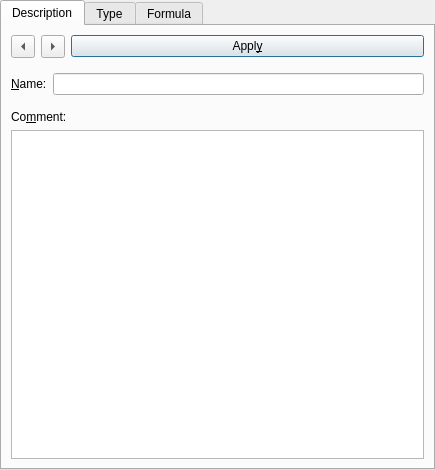
<?xml version="1.0" encoding="UTF-8"?>
<ui version="4.0">
 <class>ControlTabs</class>
 <widget class="QWidget" name="ControlTabs">
  <property name="geometry">
   <rect>
    <x>0</x>
    <y>0</y>
    <width>435</width>
    <height>470</height>
   </rect>
  </property>
  <property name="sizePolicy">
   <sizepolicy hsizetype="Minimum" vsizetype="MinimumExpanding">
    <horstretch>0</horstretch>
    <verstretch>0</verstretch>
   </sizepolicy>
  </property>
  <property name="minimumSize">
   <size>
    <width>260</width>
    <height>230</height>
   </size>
  </property>
  <property name="windowTitle">
   <string>Control Tabs</string>
  </property>
  <layout class="QHBoxLayout">
   <property name="leftMargin">
    <number>0</number>
   </property>
   <property name="topMargin">
    <number>0</number>
   </property>
   <property name="rightMargin">
    <number>0</number>
   </property>
   <property name="bottomMargin">
    <number>0</number>
   </property>
   <item>
    <widget class="QTabWidget" name="tab_widget">
     <property name="sizePolicy">
      <sizepolicy hsizetype="Minimum" vsizetype="Expanding">
       <horstretch>0</horstretch>
       <verstretch>0</verstretch>
      </sizepolicy>
     </property>
     <property name="minimumSize">
      <size>
       <width>260</width>
       <height>230</height>
      </size>
     </property>
     <property name="tabPosition">
      <enum>QTabWidget::North</enum>
     </property>
     <property name="currentIndex">
      <number>0</number>
     </property>
     <widget class="QWidget" name="description_tab">
      <attribute name="title">
       <string>Description</string>
      </attribute>
      <layout class="QVBoxLayout" name="verticalLayout">
       <item>
        <layout class="QHBoxLayout" name="horizontalLayout">
         <item>
          <widget class="QToolButton" name="previous_column_button">
           <property name="toolTip">
            <string>go to previous column</string>
           </property>
           <property name="text">
            <string>...</string>
           </property>
           <property name="arrowType">
            <enum>Qt::LeftArrow</enum>
           </property>
          </widget>
         </item>
         <item>
          <widget class="QToolButton" name="next_column_button">
           <property name="toolTip">
            <string>go to next column</string>
           </property>
           <property name="text">
            <string>...</string>
           </property>
           <property name="arrowType">
            <enum>Qt::RightArrow</enum>
           </property>
          </widget>
         </item>
         <item>
          <widget class="QPushButton" name="button_set_description">
           <property name="text">
            <string>Appl&amp;y</string>
           </property>
           <property name="default">
            <bool>true</bool>
           </property>
          </widget>
         </item>
        </layout>
       </item>
       <item>
        <widget class="QWidget" name="widget" native="true">
         <layout class="QHBoxLayout">
          <property name="leftMargin">
           <number>0</number>
          </property>
          <property name="rightMargin">
           <number>0</number>
          </property>
          <item>
           <widget class="QLabel" name="name_label">
            <property name="text">
             <string>&amp;Name:</string>
            </property>
            <property name="textFormat">
             <enum>Qt::PlainText</enum>
            </property>
            <property name="buddy">
             <cstring>name_edit</cstring>
            </property>
           </widget>
          </item>
          <item>
           <widget class="QLineEdit" name="name_edit"/>
          </item>
         </layout>
        </widget>
       </item>
       <item>
        <widget class="QLabel" name="comment_label">
         <property name="text">
          <string>Co&amp;mment:</string>
         </property>
         <property name="textFormat">
          <enum>Qt::PlainText</enum>
         </property>
         <property name="buddy">
          <cstring>comment_box</cstring>
         </property>
        </widget>
       </item>
       <item>
        <widget class="QTextEdit" name="comment_box">
         <property name="minimumSize">
          <size>
           <width>60</width>
           <height>10</height>
          </size>
         </property>
        </widget>
       </item>
      </layout>
     </widget>
     <widget class="QWidget" name="format_tab">
      <attribute name="title">
       <string>Type</string>
      </attribute>
      <layout class="QGridLayout">
       <item row="1" column="0" colspan="4">
        <widget class="QPushButton" name="button_set_type">
         <property name="sizePolicy">
          <sizepolicy hsizetype="Expanding" vsizetype="Fixed">
           <horstretch>0</horstretch>
           <verstretch>0</verstretch>
          </sizepolicy>
         </property>
         <property name="toolTip">
          <string>&lt;html&gt;&lt;head&gt;&lt;meta name=&quot;qrichtext&quot; content=&quot;1&quot; /&gt;&lt;style type=&quot;text/css&quot;&gt;
p, li { white-space: pre-wrap; }
&lt;/style&gt;&lt;/head&gt;&lt;body style=&quot; font-family:'Sans Serif'; font-size:9pt; font-weight:400; font-style:normal;&quot;&gt;
&lt;p style=&quot; margin-top:0px; margin-bottom:0px; margin-left:0px; margin-right:0px; -qt-block-indent:0; text-indent:0px;&quot;&gt;Apply new type and format to all selected columns&lt;/p&gt;&lt;/body&gt;&lt;/html&gt;</string>
         </property>
         <property name="text">
          <string>Appl&amp;y</string>
         </property>
         <property name="default">
          <bool>true</bool>
         </property>
        </widget>
       </item>
       <item row="2" column="0">
        <widget class="QLabel" name="type_label">
         <property name="text">
          <string>&amp;Type:</string>
         </property>
         <property name="buddy">
          <cstring>type_box</cstring>
         </property>
        </widget>
       </item>
       <item row="2" column="1" colspan="3">
        <widget class="QComboBox" name="type_box">
         <property name="sizePolicy">
          <sizepolicy hsizetype="Expanding" vsizetype="Fixed">
           <horstretch>0</horstretch>
           <verstretch>0</verstretch>
          </sizepolicy>
         </property>
         <property name="minimumSize">
          <size>
           <width>120</width>
           <height>0</height>
          </size>
         </property>
         <property name="toolTip">
          <string>&lt;html&gt;&lt;head&gt;&lt;meta name=&quot;qrichtext&quot; content=&quot;1&quot; /&gt;&lt;style type=&quot;text/css&quot;&gt;
p, li { white-space: pre-wrap; }
&lt;/style&gt;&lt;/head&gt;&lt;body style=&quot; font-family:'Sans Serif'; font-size:9pt; font-weight:400; font-style:normal;&quot;&gt;
&lt;p style=&quot; margin-top:0px; margin-bottom:0px; margin-left:0px; margin-right:0px; -qt-block-indent:0; text-indent:0px;&quot;&gt;Select the column type&lt;/p&gt;&lt;/body&gt;&lt;/html&gt;</string>
         </property>
        </widget>
       </item>
       <item row="3" column="0">
        <widget class="QLabel" name="format_label">
         <property name="text">
          <string>For&amp;mat:</string>
         </property>
         <property name="buddy">
          <cstring>format_box</cstring>
         </property>
        </widget>
       </item>
       <item row="3" column="1" colspan="3">
        <widget class="QComboBox" name="format_box">
         <property name="sizePolicy">
          <sizepolicy hsizetype="Expanding" vsizetype="Fixed">
           <horstretch>0</horstretch>
           <verstretch>0</verstretch>
          </sizepolicy>
         </property>
         <property name="minimumSize">
          <size>
           <width>120</width>
           <height>0</height>
          </size>
         </property>
         <property name="toolTip">
          <string>&lt;html&gt;&lt;head&gt;&lt;meta name=&quot;qrichtext&quot; content=&quot;1&quot; /&gt;&lt;style type=&quot;text/css&quot;&gt;
p, li { white-space: pre-wrap; }
&lt;/style&gt;&lt;/head&gt;&lt;body style=&quot; font-family:'Sans Serif'; font-size:9pt; font-weight:400; font-style:normal;&quot;&gt;
&lt;p style=&quot; margin-top:0px; margin-bottom:0px; margin-left:0px; margin-right:0px; -qt-block-indent:0; text-indent:0px;&quot;&gt;Choose the display format&lt;/p&gt;&lt;/body&gt;&lt;/html&gt;</string>
         </property>
        </widget>
       </item>
       <item row="4" column="0">
        <widget class="QLabel" name="format_label2">
         <property name="text">
          <string>Format:</string>
         </property>
        </widget>
       </item>
       <item row="4" column="1" colspan="3">
        <widget class="QLineEdit" name="formatLineEdit"/>
       </item>
       <item row="5" column="0">
        <widget class="QLabel" name="digits_label">
         <property name="text">
          <string>&amp;Decimal Digits:</string>
         </property>
         <property name="buddy">
          <cstring>digits_box</cstring>
         </property>
        </widget>
       </item>
       <item row="5" column="1" colspan="3">
        <widget class="QSpinBox" name="digits_box">
         <property name="toolTip">
          <string>&lt;html&gt;&lt;head&gt;&lt;meta name=&quot;qrichtext&quot; content=&quot;1&quot; /&gt;&lt;style type=&quot;text/css&quot;&gt;
p, li { white-space: pre-wrap; }
&lt;/style&gt;&lt;/head&gt;&lt;body style=&quot; font-family:'Sans Serif'; font-size:9pt; font-weight:400; font-style:normal;&quot;&gt;
&lt;p style=&quot; margin-top:0px; margin-bottom:0px; margin-left:0px; margin-right:0px; -qt-block-indent:0; text-indent:0px;&quot;&gt;Enter the number of displayed decimal digits&lt;/p&gt;&lt;/body&gt;&lt;/html&gt;</string>
         </property>
         <property name="maximum">
          <number>16</number>
         </property>
         <property name="value">
          <number>6</number>
         </property>
        </widget>
       </item>
       <item row="6" column="0">
        <widget class="QLabel" name="date_time_interval_label">
         <property name="text">
          <string>Numbers are</string>
         </property>
        </widget>
       </item>
       <item row="6" column="1">
        <widget class="QComboBox" name="date_time_interval"/>
       </item>
       <item row="6" column="2">
        <widget class="QLabel" name="date_time_0_label">
         <property name="text">
          <string>since</string>
         </property>
        </widget>
       </item>
       <item row="6" column="3">
        <widget class="QDateTimeEdit" name="date_time_0"/>
       </item>
       <item row="7" column="0" colspan="4">
        <widget class="QTextEdit" name="type_info">
         <property name="sizePolicy">
          <sizepolicy hsizetype="Expanding" vsizetype="Expanding">
           <horstretch>0</horstretch>
           <verstretch>0</verstretch>
          </sizepolicy>
         </property>
         <property name="minimumSize">
          <size>
           <width>60</width>
           <height>10</height>
          </size>
         </property>
         <property name="toolTip">
          <string>&lt;html&gt;&lt;head&gt;&lt;meta name=&quot;qrichtext&quot; content=&quot;1&quot; /&gt;&lt;style type=&quot;text/css&quot;&gt;
p, li { white-space: pre-wrap; }
&lt;/style&gt;&lt;/head&gt;&lt;body style=&quot; font-family:'Sans Serif'; font-size:9pt; font-weight:400; font-style:normal;&quot;&gt;
&lt;p style=&quot; margin-top:0px; margin-bottom:0px; margin-left:0px; margin-right:0px; -qt-block-indent:0; text-indent:0px;&quot;&gt;Information about the selected type and format&lt;/p&gt;&lt;/body&gt;&lt;/html&gt;</string>
         </property>
         <property name="undoRedoEnabled">
          <bool>false</bool>
         </property>
         <property name="readOnly">
          <bool>true</bool>
         </property>
        </widget>
       </item>
      </layout>
     </widget>
     <widget class="QWidget" name="formula_tab">
      <attribute name="title">
       <string>Formula</string>
      </attribute>
      <layout class="QGridLayout">
       <item row="0" column="0">
        <widget class="QLabel" name="formula_label">
         <property name="text">
          <string>For&amp;mula:</string>
         </property>
         <property name="buddy">
          <cstring>formula_box</cstring>
         </property>
        </widget>
       </item>
       <item row="0" column="1" colspan="2">
        <widget class="QPushButton" name="set_formula_button">
         <property name="toolTip">
          <string>&lt;html&gt;&lt;head&gt;&lt;meta name=&quot;qrichtext&quot; content=&quot;1&quot; /&gt;&lt;style type=&quot;text/css&quot;&gt;
p, li { white-space: pre-wrap; }
&lt;/style&gt;&lt;/head&gt;&lt;body style=&quot; font-family:'Sans Serif'; font-size:9pt; font-weight:400; font-style:normal;&quot;&gt;
&lt;p style=&quot; margin-top:0px; margin-bottom:0px; margin-left:0px; margin-right:0px; -qt-block-indent:0; text-indent:0px;&quot;&gt;Apply the formula to all selected cells&lt;/p&gt;&lt;/body&gt;&lt;/html&gt;</string>
         </property>
         <property name="text">
          <string>Appl&amp;y</string>
         </property>
         <property name="default">
          <bool>true</bool>
         </property>
        </widget>
       </item>
       <item row="1" column="0" colspan="3">
        <widget class="QTextEdit" name="formula_box">
         <property name="minimumSize">
          <size>
           <width>60</width>
           <height>10</height>
          </size>
         </property>
         <property name="acceptRichText">
          <bool>false</bool>
         </property>
        </widget>
       </item>
       <item row="2" column="0" colspan="2">
        <widget class="QComboBox" name="add_reference_combobox">
         <property name="minimumSize">
          <size>
           <width>120</width>
           <height>0</height>
          </size>
         </property>
         <property name="toolTip">
          <string>&lt;html&gt;&lt;head&gt;&lt;meta name=&quot;qrichtext&quot; content=&quot;1&quot; /&gt;&lt;style type=&quot;text/css&quot;&gt;
p, li { white-space: pre-wrap; }
&lt;/style&gt;&lt;/head&gt;&lt;body style=&quot; font-family:'Sans Serif'; font-size:9pt; font-weight:400; font-style:normal;&quot;&gt;
&lt;p style=&quot; margin-top:0px; margin-bottom:0px; margin-left:0px; margin-right:0px; -qt-block-indent:0; text-indent:0px;&quot;&gt;Select a column reference to insert into the formula&lt;/p&gt;&lt;/body&gt;&lt;/html&gt;</string>
         </property>
        </widget>
       </item>
       <item row="2" column="2">
        <widget class="QPushButton" name="add_reference_button">
         <property name="toolTip">
          <string>&lt;html&gt;&lt;head&gt;&lt;meta name=&quot;qrichtext&quot; content=&quot;1&quot; /&gt;&lt;style type=&quot;text/css&quot;&gt;
p, li { white-space: pre-wrap; }
&lt;/style&gt;&lt;/head&gt;&lt;body style=&quot; font-family:'Sans Serif'; font-size:9pt; font-weight:400; font-style:normal;&quot;&gt;
&lt;p style=&quot; margin-top:0px; margin-bottom:0px; margin-left:0px; margin-right:0px; -qt-block-indent:0; text-indent:0px;&quot;&gt;Insert the column reference into the formula&lt;/p&gt;&lt;/body&gt;&lt;/html&gt;</string>
         </property>
         <property name="text">
          <string>Add</string>
         </property>
        </widget>
       </item>
       <item row="3" column="0" colspan="2">
        <widget class="QComboBox" name="add_function_combobox">
         <property name="minimumSize">
          <size>
           <width>120</width>
           <height>0</height>
          </size>
         </property>
         <property name="toolTip">
          <string>&lt;html&gt;&lt;head&gt;&lt;meta name=&quot;qrichtext&quot; content=&quot;1&quot; /&gt;&lt;style type=&quot;text/css&quot;&gt;
p, li { white-space: pre-wrap; }
&lt;/style&gt;&lt;/head&gt;&lt;body style=&quot; font-family:'Sans Serif'; font-size:9pt; font-weight:400; font-style:normal;&quot;&gt;
&lt;p style=&quot; margin-top:0px; margin-bottom:0px; margin-left:0px; margin-right:0px; -qt-block-indent:0; text-indent:0px;&quot;&gt;Select a function to insert into the formula&lt;/p&gt;&lt;/body&gt;&lt;/html&gt;</string>
         </property>
        </widget>
       </item>
       <item row="3" column="2">
        <widget class="QPushButton" name="add_function_button">
         <property name="toolTip">
          <string>&lt;!DOCTYPE HTML PUBLIC &quot;-//W3C//DTD HTML 4.0//EN&quot; &quot;http://www.w3.org/TR/REC-html40/strict.dtd&quot;&gt;
&lt;html&gt;&lt;head&gt;&lt;meta name=&quot;qrichtext&quot; content=&quot;1&quot; /&gt;&lt;style type=&quot;text/css&quot;&gt;
p, li { white-space: pre-wrap; }
&lt;/style&gt;&lt;/head&gt;&lt;body style=&quot; font-family:'Bitstream Vera Sans'; font-size:9pt; font-weight:400; font-style:normal;&quot;&gt;
&lt;p style=&quot; margin-top:0px; margin-bottom:0px; margin-left:0px; margin-right:0px; -qt-block-indent:0; text-indent:0px; font-family:'Sans Serif';&quot;&gt;Insert the function into the formula&lt;/p&gt;&lt;/body&gt;&lt;/html&gt;</string>
         </property>
         <property name="text">
          <string>Add</string>
         </property>
        </widget>
       </item>
      </layout>
     </widget>
    </widget>
   </item>
  </layout>
 </widget>
 <resources/>
 <connections/>
</ui>
